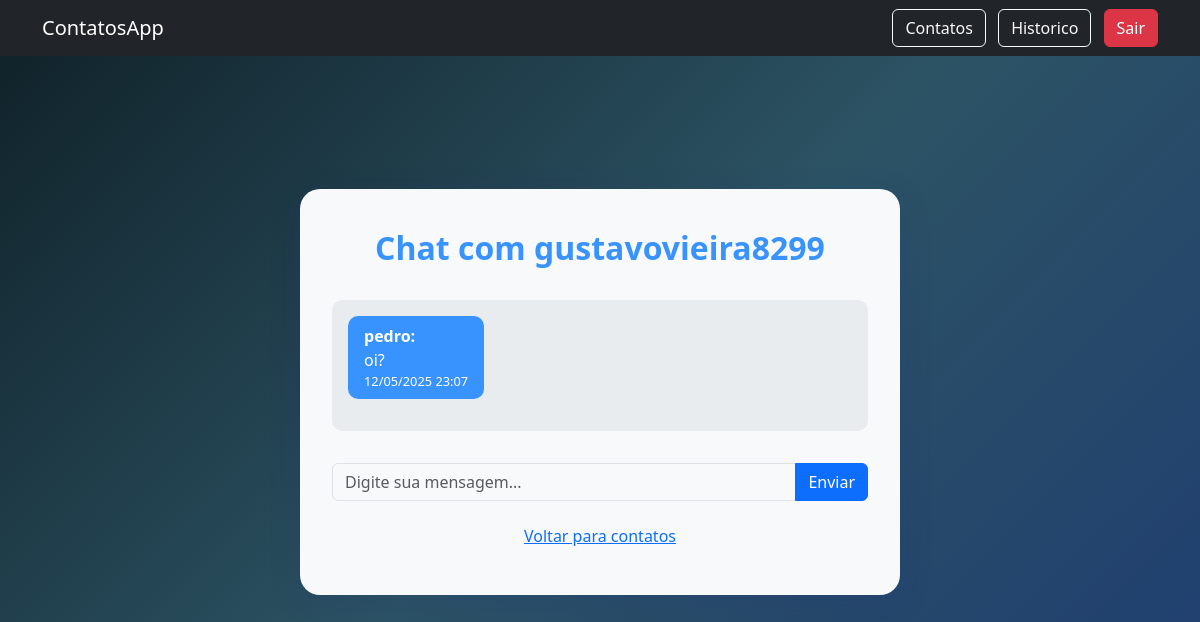
/chat/2 (signed in), run on the app's committed database.
### app.py (models this page shows)
class Contact(db.Model):
   id = db.Column(db.Integer, primary_key=True)
   name = db.Column(db.String(100), nullable=False)
   email = db.Column(db.String(150), nullable=False)
   phone = db.Column(db.String(20), nullable=False)
   user_id = db.Column(db.Integer, db.ForeignKey('user.id'), nullable=False)
   messages = db.relationship('Message', backref='contact', lazy=True)

class User(db.Model, UserMixin):
   id = db.Column(db.Integer, primary_key=True)
   username = db.Column(db.String(150), unique=True, nullable=False)
   email = db.Column(db.String(150), unique=True, nullable=False)
   password = db.Column(db.String(150), nullable=False)
   contacts = db.relationship('Contact', backref='owner', lazy=True)
   messages = db.relationship('Message', backref='sender', lazy=True)

class Message(db.Model):
    id = db.Column(db.Integer, primary_key=True)
    title = db.Column(db.String(100), nullable=False)
    text = db.Column(db.Text, nullable=False)
    sent_date = db.Column(db.DateTime, default=datetime.utcnow)
    user_id = db.Column(db.Integer, db.ForeignKey('user.id'), nullable=False)
    contact_id = db.Column(db.Integer, db.ForeignKey('contact.id'), nullable=False)

### app.py (the view)
@app.route('/chat/<int:contact_id>')
@login_required
def chat(contact_id):
    contact = Contact.query.filter_by(id=contact_id, user_id=current_user.id).first()
    if not contact:
        flash('Contato não encontrado.', 'danger')
        return redirect(url_for('contacts'))
    messages = Message.query.filter_by(user_id=current_user.id, contact_id=contact_id).order_by(Message.sent_date).all()
    return render_template('chat.html', contact=contact, messages=messages)

### app.py (called while the page is built)
@login_manager.user_loader
def load_user(user_id):
    return User.query.get(int(user_id))

### templates/chat.html (shortened to what this page needs)
{% extends "base.html" %}
{% block content %}
<div class="d-flex align-items-center justify-content-center" style="min-height: 80vh;">
  <div class="chat-card w-100">
    <h2 class="chat-title">Chat com {{ contact.name }}</h2>
    <div class="chat-messages">
      {% for msg in messages %}
        <div class="chat-message {% if msg.sender_id == current_user.id %}user{% endif %}">
          <div><strong>{% if msg.sender_id == current_user.id %}Você{% else %}{{ current_user.username }}{% endif %}:</strong></div>
          <div>{{ msg.text }}</div>
          <div class="text-end" style="font-size:0.8em;">{{ msg.sent_date.strftime('%d/%m/%Y %H:%M') }}</div>
        </div>
      {% endfor %}
    </div>
    <form method="POST" action="{{ url_for('send_message', contact_id=contact.id) }}">
      <div class="input-group">
        <input type="text" name="text" class="form-control bg-light text-dark" placeholder="Digite sua mensagem..." required>
        <button class="btn btn-primary" type="submit">Enviar</button>
      </div>
    </form>
    <div class="mt-3 text-center">
      <a href="{{ url_for('contacts') }}" class="btn btn-link">Voltar para contatos</a>
    </div>
  </div>
</div>
{% endblock %}

### templates/chat.html (style rules this page uses)
body { min-height: 100vh; background: linear-gradient(135deg, #0f2027 0%, #2c5364 50%, #1e3c72 100%); }
.chat-card { background: #f8f9fa; border-radius: 20px; box-shadow: 0 8px 32px 0 rgba(31, 38, 135, 0.15); padding: 2.5rem 2rem; max-width: 600px; margin: 0 auto; color: #181a20; }
.chat-title { color: #3993ff; font-weight: 700; text-align: center; margin-bottom: 2rem; }
.chat-messages { max-height: 350px; overflow-y: auto; margin-bottom: 2rem; background: #e9ecef; border-radius: 10px; padding: 1rem; }
.chat-message { margin-bottom: 1rem; padding: 0.5rem 1rem; border-radius: 10px; background: #3993ff; color: #fff; width: fit-content; max-width: 80%; }

### data on the page
Contact: name "gustavovieira8299"
Message: text "oi?", sent_date "12/05/2025 23:07"
User: username "pedro"
